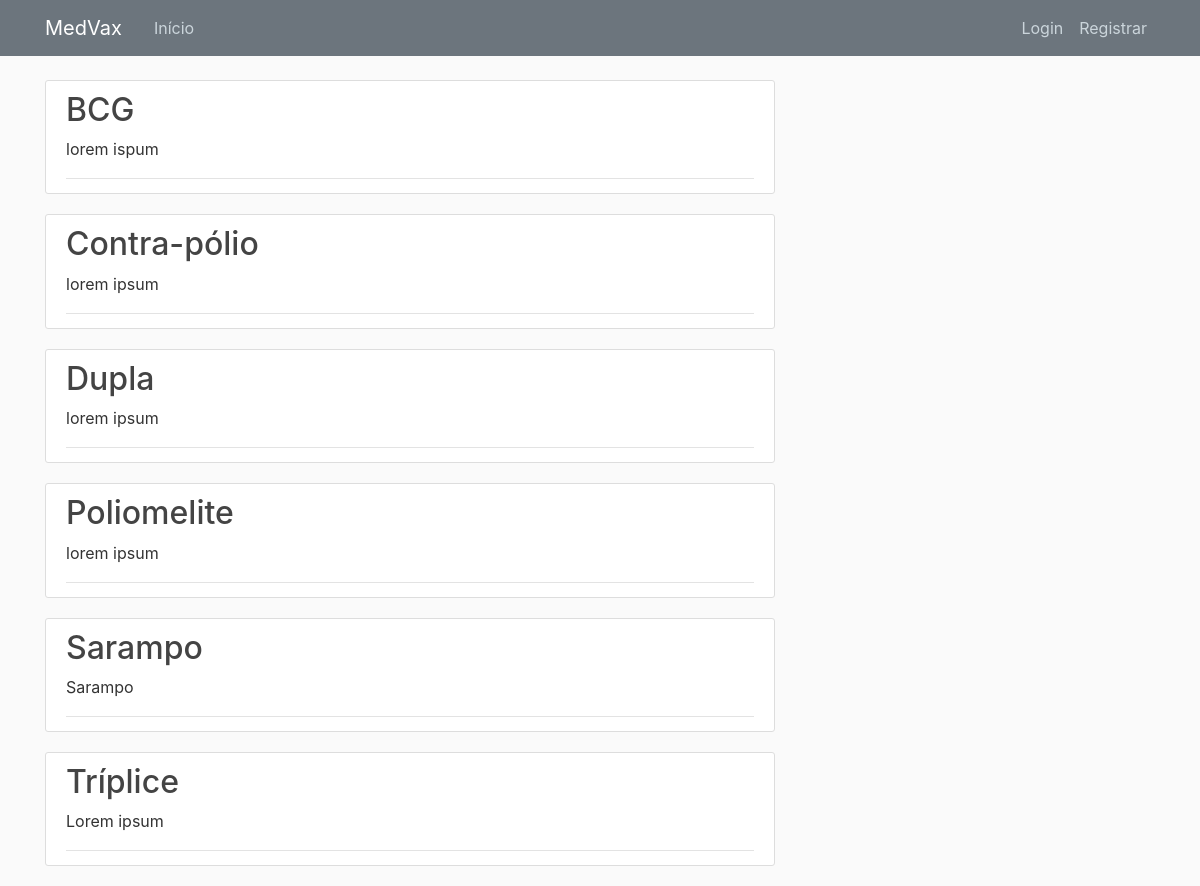
Screenshot of /vax/ with the database file from the repository.
### vax/models.py (models this page shows, shortened)
class Vax(models.Model):
    nome = models.CharField(max_length=100)
    descricao = models.TextField()
    dose = models.IntegerField()
    temperatura = models.FloatField()
    milimeter = models.FloatField()
    author = models.ForeignKey(User, on_delete=models.CASCADE)

### vax/views.py (the view)
# urls.py: path('vax/', VaxListView.as_view(), name='vax-list'),
class VaxListView(ListView):
    model = Vax
    template_name = 'vax/home.html'  # <app>/<model>_<viewtype>.html
    context_object_name = 'vaxes'
    ordering = ['nome']

### vax/templates/vax/home.html
{% extends "blog/base.html" %}
{% block content %}
    {% for vax in vaxes %}
    <article class="media content-section">
        <div class="media-body">
            <h2><a class="article-title" href="{% url 'vax-detail' vax.id %}">{{ vax.nome }}</a></h2>
            <p class="article-content">{{ vax.descricao }}</p>
            <div class="article-metadata">
            </div>
        </div>
    </article>
    {% endfor %}
{% endblock content %}

### blog/static/blog/main.css (style rules this page uses)
body { background: #fafafa; color: #333333; margin-top: 5rem; }
h1, h2, h3, h4, h5, h6 { color: #444444; }
.content-section { background: #ffffff; padding: 10px 20px; border: 1px solid #dddddd; border-radius: 3px; margin-bottom: 20px; }
.article-title { color: #444444; }
.article-content { white-space: pre-line; }
.article-metadata { padding-bottom: 1px; margin-bottom: 4px; border-bottom: 1px solid #e3e3e3 }

### rows the page displays
Vax: nome "BCG", descricao "lorem ispum"
Vax: nome "Contra-pólio", descricao "lorem ipsum"
Vax: nome "Dupla", descricao "lorem ipsum"
Vax: nome "Poliomelite", descricao "lorem ipsum"
Vax: nome "Sarampo", descricao "Sarampo"
Vax: nome "Tríplice", descricao "Lorem ipsum"
